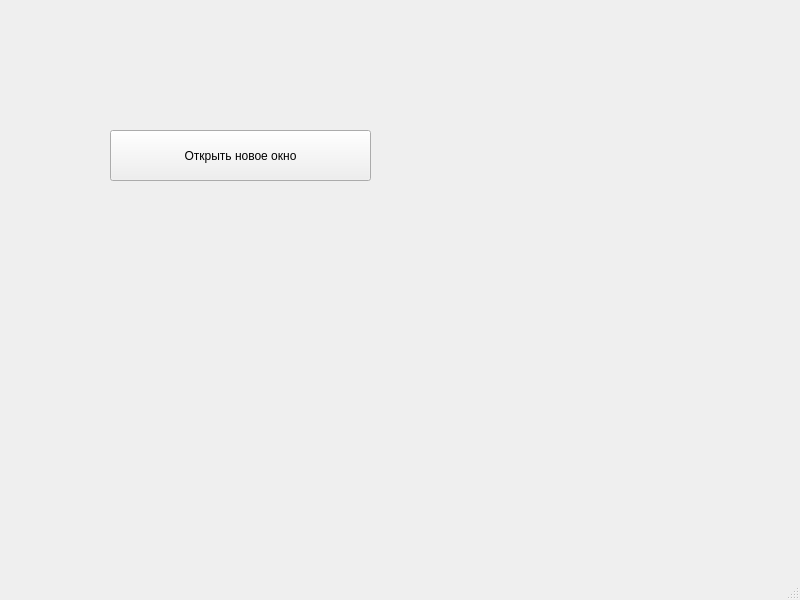
<?xml version="1.0" encoding="UTF-8"?>
<ui version="4.0">
 <class>MainWindow</class>
 <widget class="QMainWindow" name="MainWindow">
  <property name="geometry">
   <rect>
    <x>0</x>
    <y>0</y>
    <width>800</width>
    <height>600</height>
   </rect>
  </property>
  <property name="windowTitle">
   <string>MainWindow</string>
  </property>
  <widget class="QWidget" name="centralwidget">
   <widget class="QPushButton" name="pushButton">
    <property name="geometry">
     <rect>
      <x>110</x>
      <y>130</y>
      <width>261</width>
      <height>51</height>
     </rect>
    </property>
    <property name="text">
     <string>Открыть новое окно</string>
    </property>
   </widget>
  </widget>
  <widget class="QMenuBar" name="menubar">
   <property name="geometry">
    <rect>
     <x>0</x>
     <y>0</y>
     <width>800</width>
     <height>26</height>
    </rect>
   </property>
  </widget>
  <widget class="QStatusBar" name="statusbar"/>
 </widget>
 <resources/>
 <connections/>
</ui>
